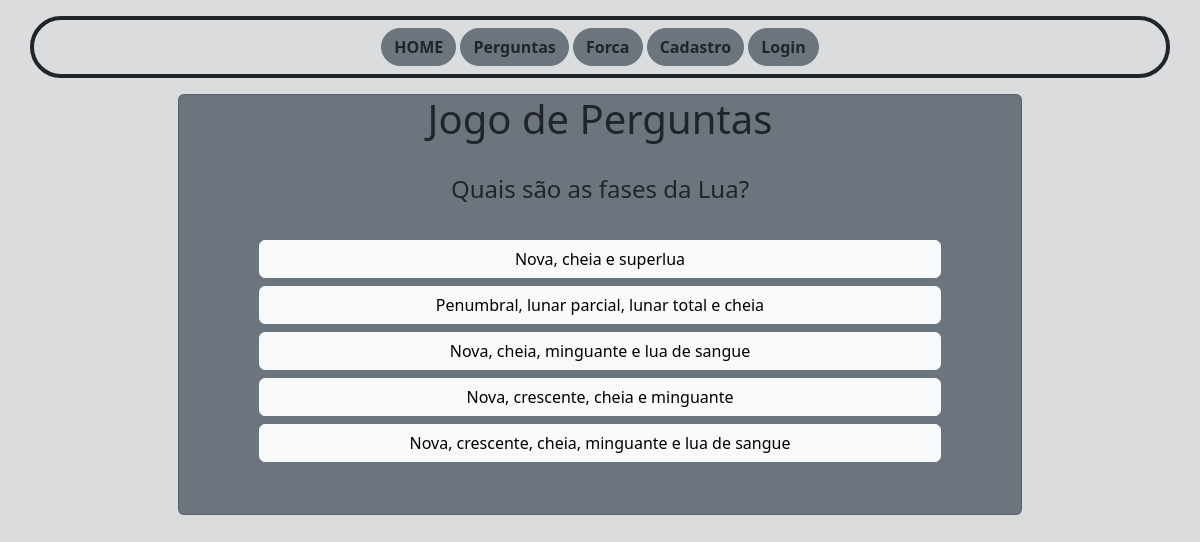
The page /perguntas/ on the database its author committed.
### apps/perguntas/models.py (models this page shows, shortened)
class Pergunta(models.Model):
    pergunta = models.CharField(max_length=200)
    resposta = models.CharField(max_length=100)
    alternativa1 = models.CharField(max_length=100, blank=True)
    alternativa2 = models.CharField(max_length=100, blank=True)
    alternativa3 = models.CharField(max_length=100, blank=True)
    alternativa4 = models.CharField(max_length=100, blank=True)
    alternativa5 = models.CharField(max_length=100, blank=True)

### apps/perguntas/views.py (the view)
# urls.py: path( 'perguntas/', perguntas, name='perguntas'),
def perguntas(request):
    if request.method == 'GET':
        pergunta = Pergunta.objects.all().order_by('?')[0]
        request.session['lista_perguntas'] = []
        return render(request, 'perguntas.html', {'pergunta':pergunta})
    if request.method == 'POST':
        pid = int(request.POST['pid'])
        if pid in request.session['lista_perguntas']:
            perguntas = Pergunta.objects.all().order_by('?')
            for p in perguntas:
                print('PERGUNTAS GERADAS', p)
                if int(p.id) not in request.session['lista_perguntas']:
                    pergunta = p
                    break
        else:
            pergunta = Pergunta.objects.get(pk=pid)
        if len(request.session['lista_perguntas']) >= 10:
            request.session['lista_perguntas'].clear()
        request.session['lista_perguntas'].append(pergunta.id)
        contexto = {'pergunta':pergunta}
        if 'resposta' in request.POST:
            resposta_cliente = request.POST['resposta']
            pergunta_servidor = Pergunta.objects.get(pk=request.POST['pid'])
            if request.user.is_authenticated:
                nome_usuario = request.user
                print('RESQUET USER = ', nome_usuario)
                try:
                    user_ranking = Ranking.objects.get(pk=nome_usuario)
                    print('normal')
                except:
                    print('except')
                    user_ranking = Ranking(user=nome_usuario)
                print('PONTOS PERGUNTAS : ',user_ranking.pontos_pergunta,'\n')
                if resposta_cliente == pergunta_servidor.resposta:
                    contexto['confirmacao'] = 'correto'
                    user_ranking.pontos_pergunta += 1
                else:
                    contexto['confirmacao'] = 'errado'
                    user_ranking.pontos_pergunta -= 1
                user_ranking.save()
                request.session['pontos'] = user_ranking.pontos_pergunta
            else:
                print('USUARIO NÂO LOGADO')
                if resposta_cliente == pergunta_servidor.resposta:
                    contexto['confirmacao'] = 'correto'
                else:
                    contexto['confirmacao'] = 'errado'
            contexto['resposta_cliente'] = resposta_cliente
    return render(request, 'perguntas.html', contexto)

### templates/perguntas.html (shortened to what this page needs)
{% extends 'index.html' %}
{% block content %}
<div class="container mx-auto text-center  " style="width: 90%; height: 100%;">
    <div class="card text-center mx-auto bg-secondary" style="width: 80%;; height: 100%;">
        <h1 class="text-center">Jogo de Perguntas</h1>
        <br>
        <section>
            <div>
                <h4>{{ pergunta }}</h4>
                    <form action="{% url 'perguntas' %}" method="POST">
                        <div class="col-4 mx-auto" style="width: 90%;">
                            <br>
                            {% for a in pergunta.lista_alternativas %}
                                {% if confirmacao %}
                                    {% if a == pergunta.resposta and pergunta.resposta == resposta_cliente %}
                                        <button  class="btn btn-success m-1 mx-auto" style="width: 90%;" type="submit" >{{ a }}</button>
                                    {% else %}
                                        {% if a == resposta_cliente and a != pergunta.resposta %}
                                            <button  class="btn btn-danger m-1 mx-auto" style="width: 90%;" type="submit" value="{{ a }}" name="resposta">{{ a }}</button>
                                        {% else %}
                                            {% if a == pergunta.resposta %}
                                                <button  class="btn btn-success m-1 mx-auto" style="width: 90%;" type="submit" value="{{ a }}" name="resposta">{{ a }}</button>
                                            {% else %}
                                                <button disabled class="btn btn-light m-1 mx-auto" style="width: 90%;" type="submit" value="{{ a }}" name="resposta">{{ a }}</button>
                                            {% endif %}
                                        {% endif %}
                                    {% endif %}
                                {% else %}
                                    <button class="btn btn-light m-1 mx-auto" style="width: 90%;" type="submit" value="{{ a }}" name="resposta">{{ a }}</button>
                                {% endif %}
                            {% endfor %}
                        </div>
                    </form>
            </div>
        </section>
        <br>
        <br>
    </div>
</div>
{% endblock %}

### rows shown on the page
Pergunta: pergunta "Quais são as fases da Lua?", lista_alternativas "Nova, cheia e superlua" "Penumbral, lunar parcial, lunar total e cheia" "Nova, cheia, minguante e lua de sangue" "Nova, crescente, cheia e minguante" "Nova, crescente, cheia, minguante e lua de sangue"
